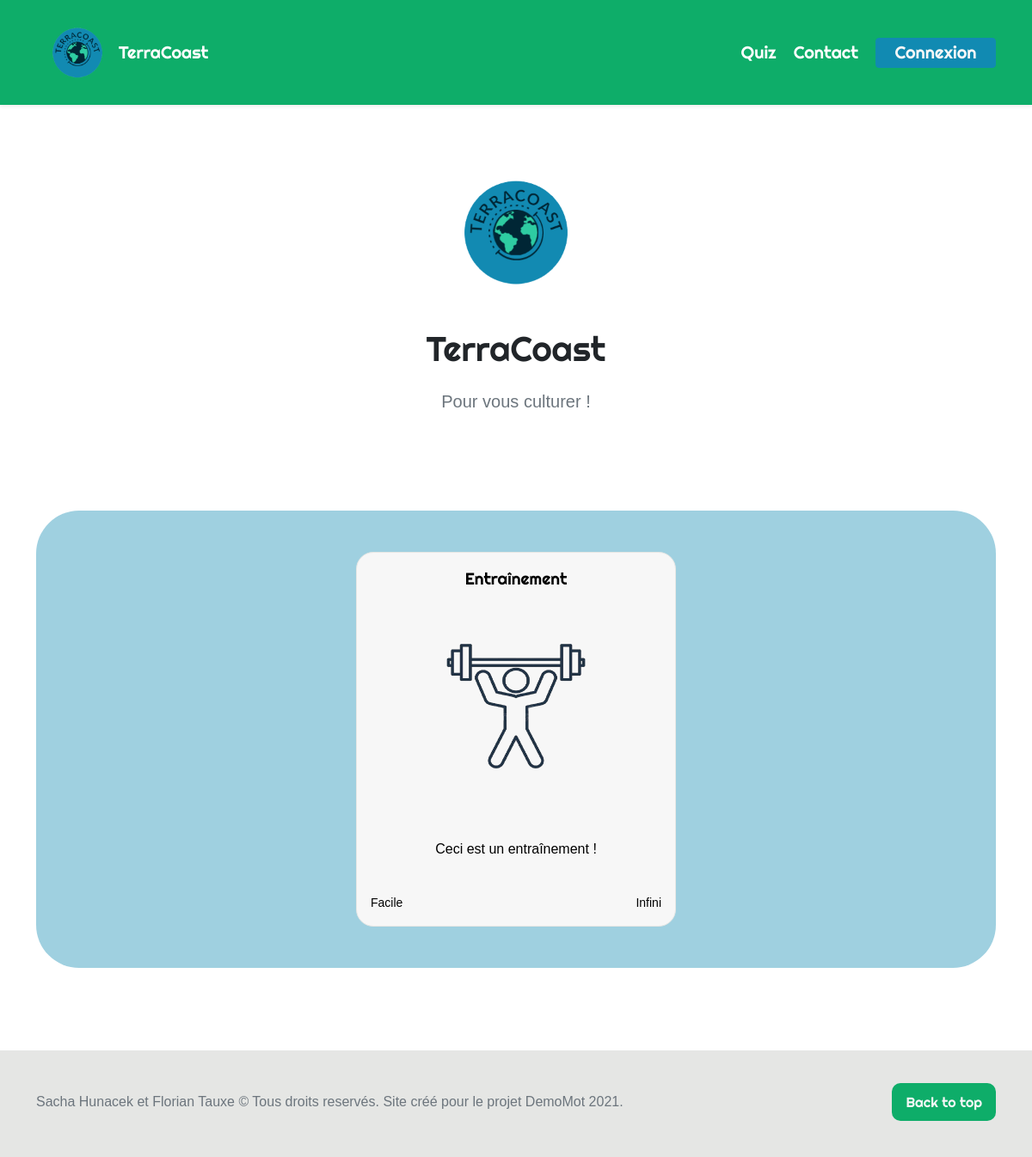
/php/index.php, run on the app's committed database.
### tables this page shows
CREATE TABLE t_quiz (
  idQuiz INT UNSIGNED PRIMARY KEY AUTO_INCREMENT NOT NULL,
  quiTitre VARCHAR (50) NOT NULL,
  quiDescription TEXT NOT NULL,
  quiDifficulte VARCHAR (10) NOT NULL,
  quiTemps VARCHAR (10) NOT NULL,
  quiLien VARCHAR (50) NOT NULL
);

### php/manageDB.php (called while the page is built, shortened)
<?php
    class Database{
        private $connector;
        public function __construct()
        {
            try
            {
                $this->connector = new PDO("mysql:host=localhost;dbname=db_terracoast;charset=utf8" , "root", "root");
            }
            catch (PDOException $e)
            {
            die('Erreur : ' . $e->getMessage());
            }
        }
        private function querySimpleExecute($query)
        {
            $rows = $this->connector->query($query);
            return $this->formatData($rows);
        }
        private function formatData($req)
        {
            $result = $req->fetchAll(PDO::FETCH_ASSOC);
            return $result;
        }
        public function getAllQuiz(){
            return $this->querySimpleExecute('SELECT * FROM t_quiz');
        }
    }
?>

### php/index.php (the view, shortened to what this page needs)
<?php
    include "manageDB.php";
    $database = new Database();
    $quizzes = $database->getAllQuiz();
?>
<!doctype html>
<html lang="fr">
  <head>
    <link href="../css/bootstrap.min.css" rel="stylesheet">
    <link href="../css/styles.css" rel="stylesheet">
  </head>
  <body>
    <header>
      <div class="navbar navbar-dark bg-dark shadow-sm">
        <div class="container container-2">
          <a href="index.php" class="navbar-brand d-flex align-items-center">
          <img class="logoNavbar" src="../img/icon/logo-trans2.png" alt="logo de la terre">
            <strong class="fw-light">TerraCoast</strong>
          </a>
          <div class="contianer-1">
            <a href="list-quiz.php" class="navbar-brand d-flex align-items-center">
              <strong styles="padding-left: 3rem;" class="fw-light escape-navbar">Quiz</strong>
            </a>
            <a href="contact.php" class="navbar-brand d-flex align-items-center"><strong class="fw-light fw-light-1">Contact</strong></a>
            <?php
              if(isset($_SESSION["isConnected"]))
              {
                echo'
                  <form method="post" action="#">
                    <div class="connexion">
                      <input type="submit" name="btnDisconnect" id="btnDisconnect" class="btnDisconnect" value="Déconnexion">
                    </div>
                  </form>
                ';
              }
              else
              {
                echo'
                  <form method="post" action="login.php">
                    <div class="connexion">
                      <input type="submit" name="btnLogin" id="btnLogin" class="btnLogin" value="Connexion">
                    </div>
                  </form>
                ';
              }
            ?>
          </div>
        </div>
      </div>
    </header>
    <section class="py-5 text-center container">
      <div class="row py-lg-5">
        <div class="col-lg-6 col-md-8 mx-auto">
          <img class="logoPage" src="../img/icon/logo-trans2.png" alt="logo de la terre">
          <p class="fw-light-2">TerraCoast</p>
          <p class="lead text-muted">Pour vous culturer !</p>
        </div>
      </div>
      <div class="album py-5 bg-light">
        <div class="container-f">
          <div class="row row-cols-1 row-cols-sm-2 row-cols-md-3 g-3 boxQuiz">
            <?php
              foreach ($quizzes as $quiz)
              {
                for ($i=0; $i < 1 ; $i++)
                {
                  echo"
                    <div class='card'>
                      <a href='quiz/".$quiz['quiLien'].".php'>
                        <p class='textCard'>".$quiz['quiTitre']."</p>
                        <img class='imgCapital' src='../img/imgQuiz/".$quiz['idQuiz'].".png' alt='Lausanne'/>
                        <div class='card-body'>
                          <p class='card-text'>".$quiz['quiDescription']."</p>
                          <div class='text-muted-1'>
                            <small>".$quiz['quiDifficulte']."</small>
                            <small>".$quiz['quiTemps']."</small>
                          </div>
                        </div>
                      </a>
                    </div>
                  ";
                }
                break;
              }
            ?>
          </div>
        </div>
      </div>
    </section>
    <footer class="text-muted py-5">
      <div class="container">
        <p class="float-end mb-1">
          <a href="#" class="buttonUp">Back to top</a>
        </p>
        <p class="mb-1">Sacha Hunacek et Florian Tauxe &copy; Tous droits reservés. Site créé pour le projet DemoMot 2021.</p>
      </div>
    </footer>
  </body>
</html>

### data on the page
t_quiz: quiTitre "Entraînement", quiDescription "Ceci est un entraînement !", quiDifficulte "Facile", quiTemps "Infini"
